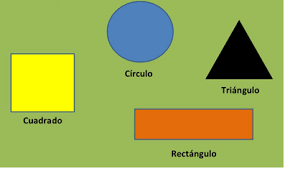
#> input picture Practica_02_06_26/figuras.png, 290 x 174 px
$ jupyter execute practica.ipynb
#> lines starting #> are read from the running program, lines starting #| are printed output that depends on the picture; after the words box and inside, x2 and y2 are one past the last pixel; in counts of white or black regions, pixels touching at a corner belong together; long printed decimals are rounded
[cell 1]
import cv2
import numpy as np

# Cargar imagen
imagen = cv2.imread("figuras.png")
#> imagen is the input picture: shape (174, 290, 3); mean B, G, R 89.1, 176.6, 159.5

# Convertir a escala de grises
gris = cv2.cvtColor(imagen, cv2.COLOR_BGR2GRAY)
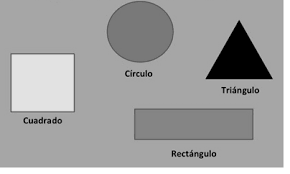
#> gris: shape (174, 290); min 0, max 255, mean 161.5

# Umbral binario
_, umbral = cv2.threshold(gris, 127, 255, cv2.THRESH_BINARY_INV)
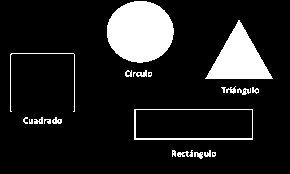
#> umbral: shape (174, 290); 12.8% white; 21 white regions (4 under 20 px)

# Buscar contornos
contornos, _ = cv2.findContours(
    umbral,
    cv2.RETR_EXTERNAL,
    cv2.CHAIN_APPROX_SIMPLE
)
#> contornos = 21 contours, 9 with area under 20; largest, box (x1, y1, x2, y2) and area: (134, 109, 253, 140) 3540, (107, 1, 174, 63) 3156, (205, 20, 273, 79) 1936, (177, 150, 193, 157) 36, (133, 70, 147, 77) 36

for contorno in contornos:

    area = cv2.contourArea(contorno)

    # Ignorar ruido
    if area < 100:
        continue

    # Calcular perímetro
    perimetro = cv2.arcLength(contorno, True)

    # Aproximar contorno
    aproximacion = cv2.approxPolyDP(
        contorno,
        0.04 * perimetro,
        True
    )

    vertices = len(aproximacion)

    # Calcular momentos de Hu
    momentos = cv2.moments(contorno)
    hu = cv2.HuMoments(momentos)

    # Clasificación
    if vertices == 3:
        figura = "Triangulo"

    elif vertices == 4:
        x, y, w, h = cv2.boundingRect(aproximacion)
        relacion = w / float(h)

        if 0.95 <= relacion <= 1.05:
            figura = "Cuadrado"
        else:
            figura = "Rectangulo"

    else:
        figura = "Circulo"

    # Centro de la figura
    M = cv2.moments(contorno)

    if M["m00"] != 0:
        cx = int(M["m10"] / M["m00"])
        cy = int(M["m01"] / M["m00"])
    else:
        cx, cy = 0, 0

    # Dibujar contorno
    cv2.drawContours(imagen, [contorno], -1, (0, 255, 0), 2)

    # Mostrar clasificación
    cv2.putText(
        imagen,
        figura,
        (cx - 40, cy),
        cv2.FONT_HERSHEY_SIMPLEX,
        0.6,
        (255, 0, 0),
        2
    )

    print(f"\nFigura: {figura}")
    print("Momentos de Hu:")
    print(hu.flatten())
#> this loop made 21 passes
#> (area, perimetro, aproximacion, vertices, hu, x, y, w) on pass 11: (3540, 296, [[134, 109], [134, 139], [252, 139], [252, 109]], 4, [0.349, 0.094, 0, 0, 0, 0, 0], 134, 109, 119)
#> (area, perimetro, aproximacion, vertices, figura, cx, cy) on pass 20: (1936, 211.3, [[238, 20], [205, 78], [272, 78]], 3, 'Triangulo', 238, 58)
#| Figura: Rectangulo
#| Momentos de Hu:
#| [0.349 0.094 0.         0.         0.         0.
#|  0.        ]
#| Figura: Triangulo
#| Momentos de Hu:
#| [ 1.92542532e-01  8.13185728e-06  4.57105902e-03  2.21792601e-07
#|   7.01555192e-12  6.29961582e-10 -8.08807521e-13]
#| Figura: Circulo
#| Momentos de Hu:
#> (further printed lines are left out)
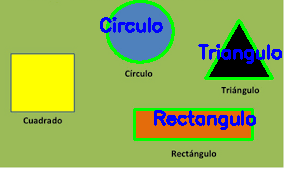
#> imagen: shape (174, 290, 3); 7.85% of pixels changed, all inside (x1, y1, x2, y2) = (100, 0, 282, 141)

# Mostrar resultado
cv2.imshow("Clasificacion de Figuras", imagen)
cv2.waitKey(0)
cv2.destroyAllWindows()
